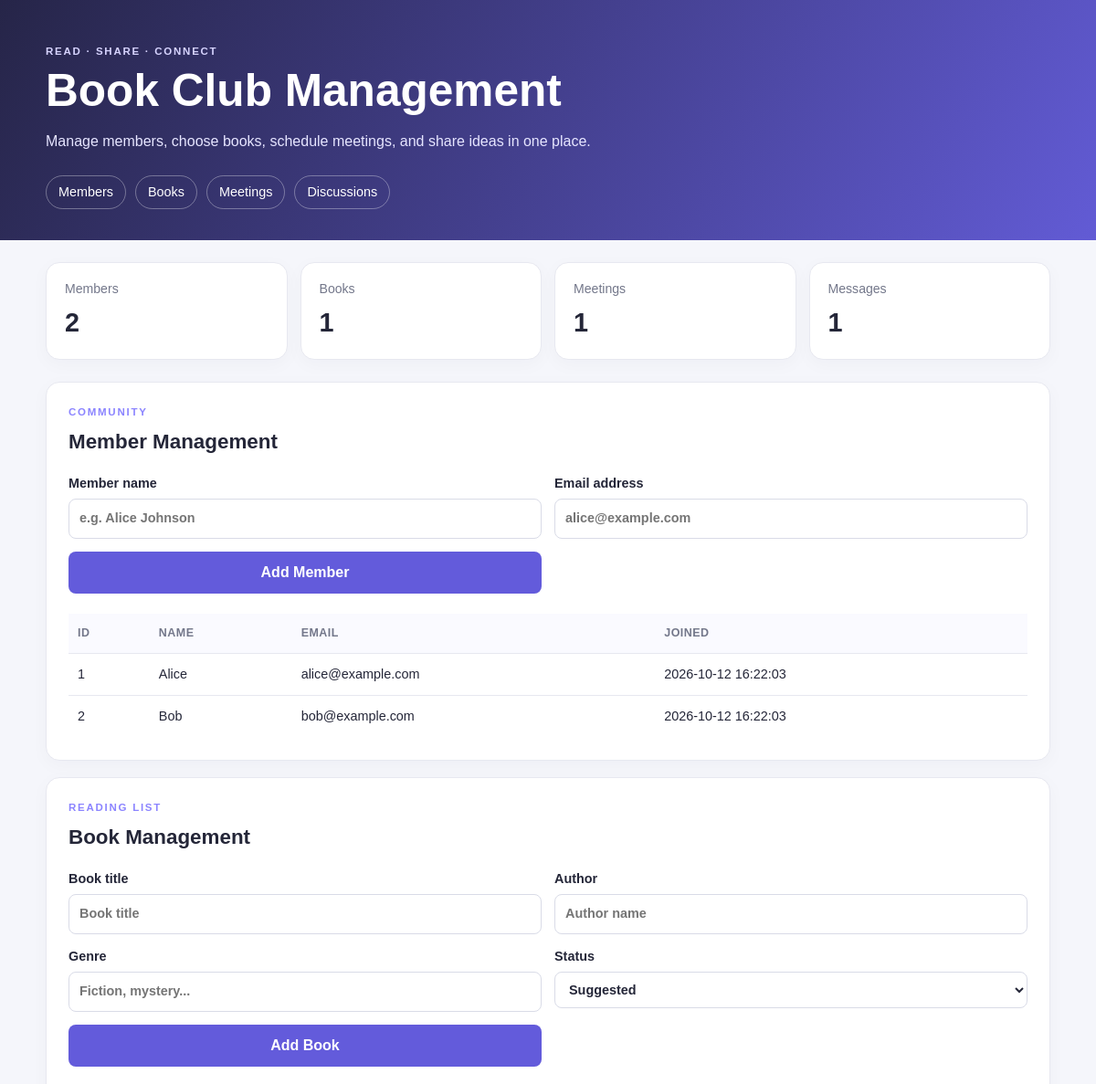
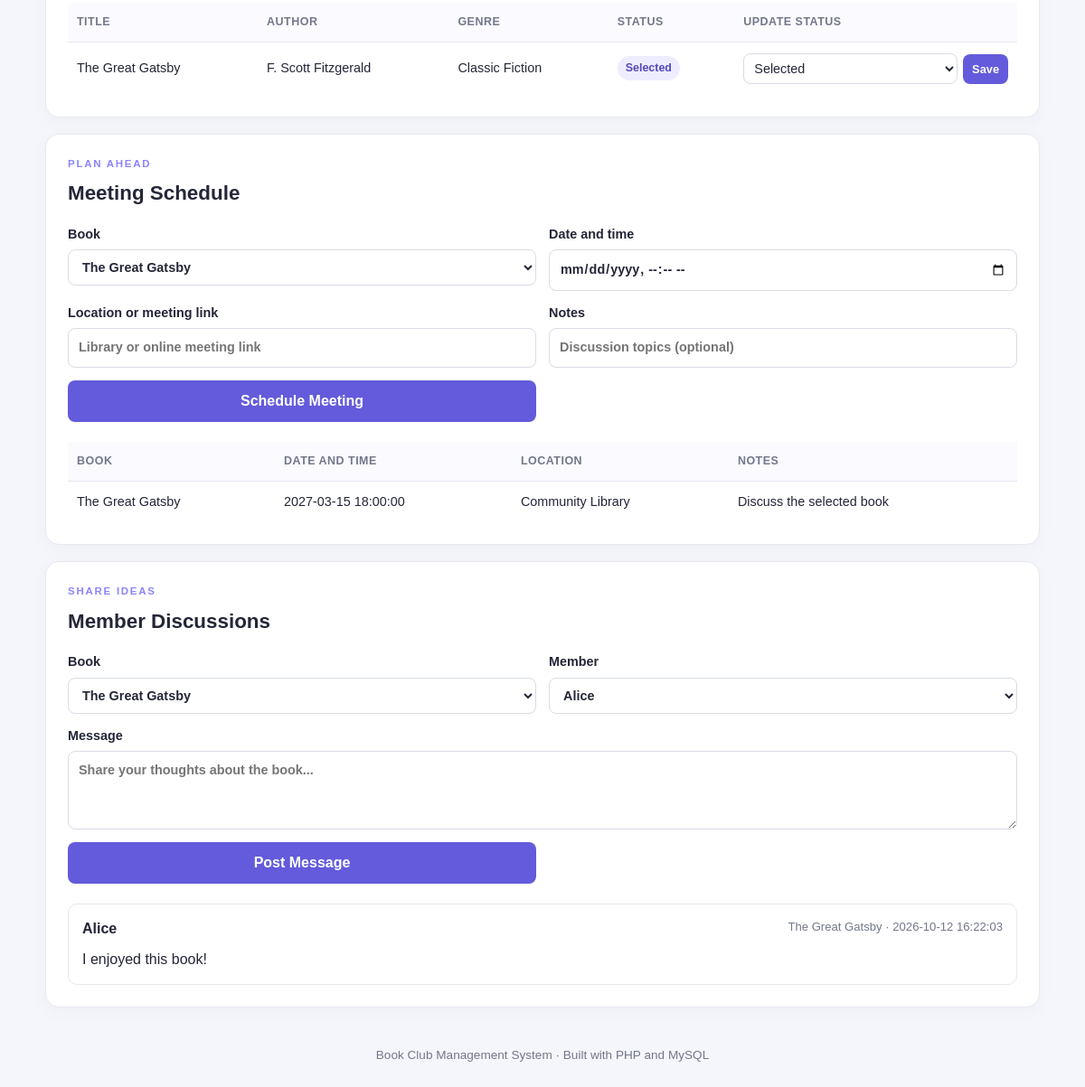
The page / on the database its author committed (2 pictures, top to bottom).
### tables this page shows
CREATE TABLE IF NOT EXISTS members (
    member_id INT AUTO_INCREMENT PRIMARY KEY,
    name VARCHAR(100) NOT NULL,
    email VARCHAR(150) NOT NULL UNIQUE,
    joined_at TIMESTAMP DEFAULT CURRENT_TIMESTAMP
);

CREATE TABLE IF NOT EXISTS books (
    book_id INT AUTO_INCREMENT PRIMARY KEY,
    title VARCHAR(200) NOT NULL,
    author VARCHAR(150) NOT NULL,
    genre VARCHAR(80) DEFAULT NULL,
    status ENUM('Suggested','Selected','Completed') NOT NULL DEFAULT 'Suggested',
    added_at TIMESTAMP DEFAULT CURRENT_TIMESTAMP
);

CREATE TABLE IF NOT EXISTS meetings (
    meeting_id INT AUTO_INCREMENT PRIMARY KEY,
    book_id INT NOT NULL,
    meeting_date DATETIME NOT NULL,
    location VARCHAR(200) NOT NULL,
    notes VARCHAR(500) DEFAULT NULL,
    created_at TIMESTAMP DEFAULT CURRENT_TIMESTAMP,
    CONSTRAINT fk_meeting_book FOREIGN KEY (book_id)
        REFERENCES books(book_id) ON UPDATE CASCADE ON DELETE RESTRICT
);

CREATE TABLE IF NOT EXISTS discussions (
    discussion_id INT AUTO_INCREMENT PRIMARY KEY,
    book_id INT NOT NULL,
    member_id INT NOT NULL,
    message TEXT NOT NULL,
    posted_at TIMESTAMP DEFAULT CURRENT_TIMESTAMP,
    CONSTRAINT fk_discussion_book FOREIGN KEY (book_id)
        REFERENCES books(book_id) ON UPDATE CASCADE ON DELETE CASCADE,
    CONSTRAINT fk_discussion_member FOREIGN KEY (member_id)
        REFERENCES members(member_id) ON UPDATE CASCADE ON DELETE CASCADE
);

### index.php (the view, shortened to what this page needs)
<?php
require __DIR__ . '/config.php';
function h($value): string {
    return htmlspecialchars((string)$value, ENT_QUOTES, 'UTF-8');
}
$members = $pdo->query('SELECT * FROM members ORDER BY name')->fetchAll();
$books = $pdo->query('SELECT * FROM books ORDER BY added_at DESC')->fetchAll();
$meetings = $pdo->query(
    'SELECT meetings.*, books.title
     FROM meetings JOIN books ON meetings.book_id = books.book_id
     ORDER BY meetings.meeting_date ASC'
)->fetchAll();
$discussions = $pdo->query(
    'SELECT discussions.*, books.title, members.name AS member_name
     FROM discussions
     JOIN books ON discussions.book_id = books.book_id
     JOIN members ON discussions.member_id = members.member_id
     ORDER BY discussions.posted_at DESC
     LIMIT 50'
)->fetchAll();
?>
<!doctype html>
<html lang="en">
<head>
<link rel="stylesheet" href="style.css">
</head>
<body>
<header class="hero">
  <div class="wrap">
    <p class="eyebrow">READ · SHARE · CONNECT</p>
    <h1>Book Club Management</h1>
    <p>Manage members, choose books, schedule meetings, and share ideas in one place.</p>
    <nav><a href="#members">Members</a><a href="#books">Books</a><a href="#meetings">Meetings</a><a href="#discussions">Discussions</a></nav>
  </div>
</header>
<main class="wrap">
<section class="stats">
  <div class="stat"><span>Members</span><strong><?= count($members) ?></strong></div>
  <div class="stat"><span>Books</span><strong><?= count($books) ?></strong></div>
  <div class="stat"><span>Meetings</span><strong><?= count($meetings) ?></strong></div>
  <div class="stat"><span>Messages</span><strong><?= count($discussions) ?></strong></div>
</section>
<section class="panel" id="members">
  <div class="section-head"><div><p class="eyebrow">COMMUNITY</p><h2>Member Management</h2></div></div>
  <form method="post" class="form-grid">
    <label>Member name<input name="name" maxlength="100" required placeholder="e.g. Alice Johnson"></label>
    <label>Email address<input type="email" name="email" maxlength="150" required placeholder="alice@example.com"></label>
    <button type="submit">Add Member</button>
  </form>
  <div class="table-wrap"><table><thead><tr><th>ID</th><th>Name</th><th>Email</th><th>Joined</th></tr></thead><tbody>
  <?php foreach ($members as $m): ?><tr><td><?= h($m['member_id']) ?></td><td><?= h($m['name']) ?></td><td><?= h($m['email']) ?></td><td><?= h($m['joined_at']) ?></td></tr><?php endforeach; ?>
  </tbody></table></div>
</section>
<section class="panel" id="books">
  <div class="section-head"><div><p class="eyebrow">READING LIST</p><h2>Book Management</h2></div></div>
  <form method="post" class="form-grid">
    <label>Book title<input name="title" maxlength="200" required placeholder="Book title"></label>
    <label>Author<input name="author" maxlength="150" required placeholder="Author name"></label>
    <label>Genre<input name="genre" maxlength="80" placeholder="Fiction, mystery..."></label>
    <label>Status<select name="status"><option>Suggested</option><option>Selected</option><option>Completed</option></select></label>
    <button type="submit">Add Book</button>
  </form>
  <div class="table-wrap"><table><thead><tr><th>Title</th><th>Author</th><th>Genre</th><th>Status</th><th>Update status</th></tr></thead><tbody>
  <?php foreach ($books as $b): ?><tr>
    <td><?= h($b['title']) ?></td><td><?= h($b['author']) ?></td><td><?= h($b['genre'] ?? '—') ?></td><td><span class="pill"><?= h($b['status']) ?></span></td>
    <td><form method="post" class="inline-form"><select name="status"><?php foreach (['Suggested','Selected','Completed'] as $s): ?><option <?= $b['status'] === $s ? 'selected' : '' ?>><?= h($s) ?></option><?php endforeach; ?></select><button type="submit" class="small-btn">Save</button></form></td>
  </tr><?php endforeach; ?>
  </tbody></table></div>
</section>
<section class="panel" id="meetings">
  <div class="section-head"><div><p class="eyebrow">PLAN AHEAD</p><h2>Meeting Schedule</h2></div></div>
  <?php if ($books): ?>
  <form method="post" class="form-grid">
    <label>Book<select name="book_id" required><?php foreach ($books as $b): ?><option value="<?= h($b['book_id']) ?>"><?= h($b['title']) ?></option><?php endforeach; ?></select></label>
    <label>Date and time<input type="datetime-local" name="meeting_date" required></label>
    <label>Location or meeting link<input name="location" maxlength="200" required placeholder="Library or online meeting link"></label>
    <label>Notes<input name="notes" maxlength="500" placeholder="Discussion topics (optional)"></label>
    <button type="submit">Schedule Meeting</button>
  </form>
  <?php else: ?><p class="hint">Add a book before scheduling a meeting.</p><?php endif; ?>
  <div class="table-wrap"><table><thead><tr><th>Book</th><th>Date and time</th><th>Location</th><th>Notes</th></tr></thead><tbody>
  <?php foreach ($meetings as $mt): ?><tr><td><?= h($mt['title']) ?></td><td><?= h($mt['meeting_date']) ?></td><td><?= h($mt['location']) ?></td><td><?= h($mt['notes'] ?? '—') ?></td></tr><?php endforeach; ?>
  </tbody></table></div>
</section>
<section class="panel" id="discussions">
  <div class="section-head"><div><p class="eyebrow">SHARE IDEAS</p><h2>Member Discussions</h2></div></div>
  <?php if ($books && $members): ?>
  <form method="post" class="form-grid">
    <label>Book<select name="book_id" required><?php foreach ($books as $b): ?><option value="<?= h($b['book_id']) ?>"><?= h($b['title']) ?></option><?php endforeach; ?></select></label>
    <label>Member<select name="member_id" required><?php foreach ($members as $m): ?><option value="<?= h($m['member_id']) ?>"><?= h($m['name']) ?></option><?php endforeach; ?></select></label>
    <label class="wide">Message<textarea name="message" rows="3" required maxlength="3000" placeholder="Share your thoughts about the book..."></textarea></label>
    <button type="submit">Post Message</button>
  </form>
  <?php else: ?><p class="hint">Add at least one member and one book to start a discussion.</p><?php endif; ?>
  <div class="discussion-list">
  <?php foreach ($discussions as $d): ?><article class="discussion"><div class="discussion-top"><strong><?= h($d['member_name']) ?></strong><span><?= h($d['title']) ?> · <?= h($d['posted_at']) ?></span></div><p><?= nl2br(h($d['message'])) ?></p></article><?php endforeach; ?>
  </div>
</section>
<footer>Book Club Management System · Built with PHP and MySQL</footer>
</main>
</body>
</html>

### style.css (style rules this page uses)
:root { --ink:#242638;--muted:#73778a;--paper:#f5f6fb;--white:#fff;--purple:#635bdb;--line:#e7e8f0;--green:#137a53;--red:#b42318 }
* { box-sizing:border-box }
html { scroll-behavior:smooth }
body { margin:0;background:var(--paper);color:var(--ink);font-family:Arial,Helvetica,sans-serif;line-height:1.5 }
.wrap { width:min(1100px,92%);margin:0 auto }
.hero { background:linear-gradient(120deg,#262548,#625bd5);color:#fff;padding:48px 0 34px }
.eyebrow { font-size:.72rem;letter-spacing:.15em;font-weight:700;color:#8b84ff;margin:0 0 7px }
.hero .eyebrow { color:#d7d4ff }
.hero h1 { font-size:clamp(2rem,5vw,3.1rem);line-height:1.1;margin:0 0 12px }
.hero p:not(.eyebrow) { color:#e6e5ff;max-width:650px }
.hero nav { display:flex;flex-wrap:wrap;gap:10px;margin-top:25px }
.hero nav a { color:white;text-decoration:none;border:1px solid #ffffff55;border-radius:22px;padding:7px 13px;font-size:.9rem }
.stats { display:grid;grid-template-columns:repeat(4,1fr);gap:14px;margin:24px 0 }
.stat,.panel { background:var(--white);border:1px solid var(--line);border-radius:15px;box-shadow:0 5px 20px #20204008 }
.stat { padding:18px 20px }
.stat span { display:block;color:var(--muted);font-size:.88rem }
.stat strong { display:block;font-size:1.8rem;margin-top:4px }
.panel { padding:24px;margin:18px 0;scroll-margin-top:16px }
.section-head h2 { margin:0 0 18px;font-size:1.4rem }
.form-grid { display:grid;grid-template-columns:repeat(2,minmax(0,1fr));gap:14px;margin-bottom:22px }
.form-grid label { display:flex;flex-direction:column;gap:6px;font-size:.9rem;font-weight:600 }
.form-grid input,.form-grid select,.form-grid textarea,.inline-form select { width:100%;font:inherit;border:1px solid #d9dbe7;border-radius:8px;padding:10px 11px;background:white;color:var(--ink);min-width:0 }
button { font:inherit;font-weight:700;background:var(--purple);color:white;border:0;border-radius:8px;padding:11px 17px;cursor:pointer;align-self:end }
.wide { grid-column:1/-1 }
.table-wrap { width:100%;overflow-x:auto }
table { border-collapse:collapse;width:100%;font-size:.9rem }
th,td { text-align:left;padding:12px 10px;border-bottom:1px solid var(--line);vertical-align:middle }
th { font-size:.78rem;text-transform:uppercase;letter-spacing:.04em;color:var(--muted);background:#fafaff }
tbody tr:last-child td { border-bottom:0 }
.pill { display:inline-block;border-radius:20px;padding:4px 9px;background:#eeedff;color:#5148bb;font-size:.78rem;font-weight:700 }
.inline-form { display:flex;gap:6px;min-width:180px }
.inline-form select { padding:7px }
.small-btn { padding:7px 10px;font-size:.8rem }
.discussion-list { display:grid;gap:12px }
.discussion { border:1px solid var(--line);border-radius:10px;padding:15px }
.discussion-top { display:flex;justify-content:space-between;gap:12px;flex-wrap:wrap }
.discussion-top span { font-size:.82rem;color:var(--muted) }
.discussion p { margin:10px 0 0;overflow-wrap:anywhere }
footer { text-align:center;color:var(--muted);font-size:.85rem;padding:25px 0 35px }

### rows shown on the page
members: member_id "1", name "Alice", email "alice@example.com", joined_at "2026-10-12 16:22:03"
members: member_id "2", name "Bob", email "bob@example.com", joined_at "2026-10-12 16:22:03"
books: title "The Great Gatsby", author "F. Scott Fitzgerald", genre "Classic Fiction", status "Selected"
meetings: book.title "The Great Gatsby", meeting_date "2027-03-15 18:00:00", location "Community Library", notes "Discuss the selected book"
discussions: member.name "Alice", book.title "The Great Gatsby", posted_at "2026-10-12 16:22:03", message "I enjoyed this book!"

### other values the page prints
count($members) "2"
count($books) "1"
count($meetings) "1"
count($discussions) "1"
form field status "Selected"
form field book_id "The Great Gatsby"
form field member_id "Alice"
